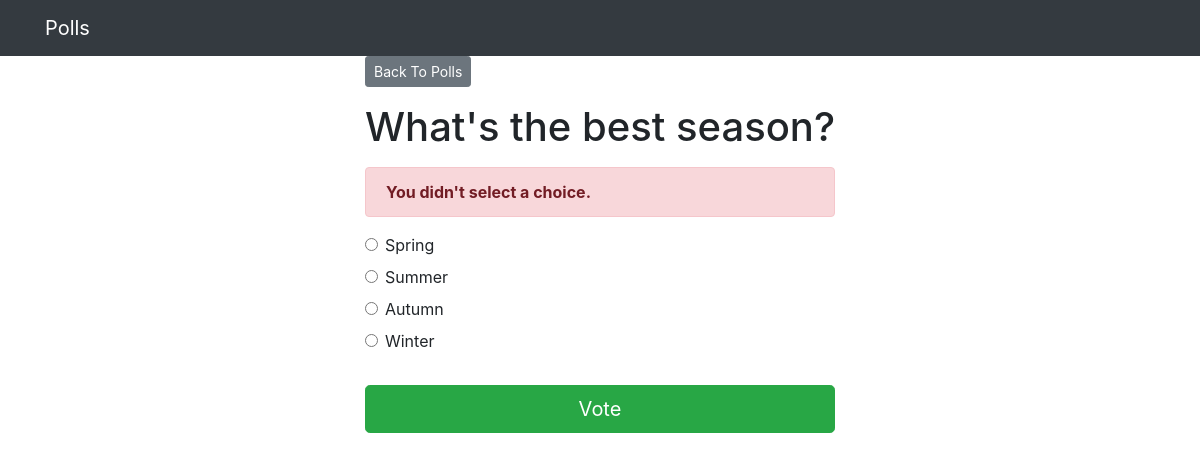
The page /2/vote/ on the database its author committed.
### polls/models.py (models this page shows, shortened)
class Question(models.Model): # creating models represented by a class
    question_text = models.CharField(max_length = 250) # each class variable correspond to a column
    publication_date  = models.DateTimeField('date')

class Choice(models.Model):
    question = models.ForeignKey(Question, on_delete=models.CASCADE) # associating each Choice with a Question
    choice_text = models.CharField(max_length = 200)
    votes = models.IntegerField(default = 0)

### polls/views.py (the view)
# urls.py: path('<int:question_id>/vote/', views.vote, name='vote'),
def vote(request, question_id):
    question = get_object_or_404(Question, pk = question_id)
    try:
        choice = question.choice_set.get(pk=request.POST['choice'])
    except(KeyError,Choice.DoesNotExist): # exception, when no option is choosen
       return  render(request, 'polls/detail.html', {
            'question': question,
            'error_message': "You didn't select a choice.",})
    else:
        choice.votes += 1
        choice.save()
        return HttpResponseRedirect(reverse('polls:results',args = (question.id,)))

### polls/templates/polls/detail.html (shortened to what this page needs)
{% extends 'base.html' %}
{% block content %}
<a class ="btn btn-secondary btn-sm mb-3" href ="{% url 'polls:index_page' %}">Back To Polls</a>
<h1 class ="text-center mb-3">{{ question.question_text }}</h1>
{% if error_message %}
<p class ="alert alert-danger">
    <strong>{{ error_message }}</strong>
</p>
{% endif %}
<form action ="{% url 'polls:vote' question.id %}" method ="post">
    {% for choice in question.choice_set.all %}
    <div class ="form-check">
        <input type ="radio" name ="choice" class ="form-check-input" id ="choice{{ forloop.counter }}"
            value ="{{ choice.id }}" />
        <label for ="choice{{ forloop.counter }}">{{ choice.choice_text }}</label>
    </div>
    {% endfor %}
    <input type ="submit" value ="Vote" class ="btn btn-success btn-lg btn-block mt-4" />
</form>
{% endblock %}

### rows shown on the page
Question: question_text "What's the best season?"
Choice: choice_text "Spring"
Choice: choice_text "Summer"
Choice: choice_text "Autumn"
Choice: choice_text "Winter"

### other values the page prints
{{ error_message }} "You didn't select a choice."
